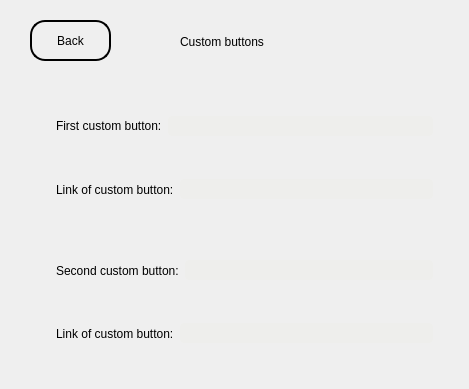
     <widget class="QWidget" name="ButtonsPage">
      <widget class="QLabel" name="ButtonsTitle">
       <property name="geometry">
        <rect>
         <x>180</x>
         <y>30</y>
         <width>141</width>
         <height>23</height>
        </rect>
       </property>
       <property name="styleSheet">
        <string notr="true">background-color: qlineargradient(spread:pad, x1:0, y1:0, x2:1, y2:1, stop:0 rgba(255, 255, 255, 0), stop:1 rgba(255, 255, 255, 0));
font: 14pt &quot;Raleway&quot;;</string>
       </property>
       <property name="text">
        <string>Custom buttons</string>
       </property>
      </widget>
      <widget class="QPushButton" name="ButtonsToMain">
       <property name="geometry">
        <rect>
         <x>30</x>
         <y>20</y>
         <width>81</width>
         <height>41</height>
        </rect>
       </property>
       <property name="cursor">
        <cursorShape>PointingHandCursor</cursorShape>
       </property>
       <property name="styleSheet">
        <string notr="true">background-color: qlineargradient(spread:pad, x1:0, y1:0, x2:1, y2:1, stop:0 rgba(255, 255, 255, 0), stop:1 rgba(255, 255, 255, 0));
border-style: outset;
border-width: 2px;
border-radius: 15px;
border-color:rgb(0, 0, 0) ;
padding: 4px;
color:rgb(0, 0, 0);
font: 9pt &quot;Roboto&quot;;</string>
       </property>
       <property name="text">
        <string>Back</string>
       </property>
       <property name="icon">
        <iconset resource="Resources.qrc">
         <normaloff>:/Arrows/Left arrow.png</normaloff>:/Arrows/Left arrow.png</iconset>
       </property>
       <property name="iconSize">
        <size>
         <width>20</width>
         <height>20</height>
        </size>
       </property>
      </widget>
      <widget class="QFrame" name="ButtonDetails">
       <property name="geometry">
        <rect>
         <x>29</x>
         <y>79</y>
         <width>431</width>
         <height>301</height>
        </rect>
       </property>
       <property name="styleSheet">
        <string notr="true">border:none;
background-color: qlineargradient(spread:pad, x1:0, y1:0, x2:1, y2:1, stop:0 rgba(255, 255, 255, 0), stop:1 rgba(255, 255, 255, 0));</string>
       </property>
       <property name="frameShape">
        <enum>QFrame::StyledPanel</enum>
       </property>
       <property name="frameShadow">
        <enum>QFrame::Raised</enum>
       </property>
       <layout class="QVBoxLayout" name="verticalLayout_5">
        <item>
         <widget class="QFrame" name="FirstButtonFrame">
          <property name="styleSheet">
           <string notr="true">border:None;
background-color: qlineargradient(spread:pad, x1:0, y1:0, x2:1, y2:1, stop:0 rgba(255, 255, 255, 0), stop:1 rgba(255, 255, 255, 0));</string>
          </property>
          <property name="frameShape">
           <enum>QFrame::StyledPanel</enum>
          </property>
          <property name="frameShadow">
           <enum>QFrame::Raised</enum>
          </property>
          <layout class="QVBoxLayout" name="verticalLayout_4">
           <item>
            <widget class="QFrame" name="FirstButton">
             <property name="styleSheet">
              <string notr="true">background-color: qlineargradient(spread:pad, x1:0, y1:0, x2:1, y2:1, stop:0 rgba(255, 255, 255, 0), stop:1 rgba(255, 255, 255, 0));
border:None;</string>
             </property>
             <property name="frameShape">
              <enum>QFrame::StyledPanel</enum>
             </property>
             <property name="frameShadow">
              <enum>QFrame::Raised</enum>
             </property>
             <layout class="QHBoxLayout" name="horizontalLayout_18">
              <item>
               <widget class="QLabel" name="FirstButtonText">
                <property name="styleSheet">
                 <string notr="true">background-color: qlineargradient(spread:pad, x1:0, y1:0, x2:1, y2:1, stop:0 rgba(255, 255, 255, 0), stop:1 rgba(255, 255, 255, 0));
font: 11pt &quot;Roboto&quot;;</string>
                </property>
                <property name="text">
                 <string>First custom button:</string>
                </property>
               </widget>
              </item>
              <item>
               <widget class="QLineEdit" name="FirstButtonTextBox">
                <property name="whatsThis">
                 <string>&lt;html&gt;&lt;head/&gt;&lt;body&gt;&lt;p&gt;Can be empty&lt;/p&gt;&lt;/body&gt;&lt;/html&gt;</string>
                </property>
                <property name="styleSheet">
                 <string notr="true">background-color: rgb(238, 238, 236);
padding:2px;
border-radius:4px;</string>
                </property>
                <property name="text">
                 <string/>
                </property>
               </widget>
              </item>
             </layout>
            </widget>
           </item>
           <item>
            <widget class="QFrame" name="FirstButtonLinkFrame">
             <property name="styleSheet">
              <string notr="true">background-color: qlineargradient(spread:pad, x1:0, y1:0, x2:1, y2:1, stop:0 rgba(255, 255, 255, 0), stop:1 rgba(255, 255, 255, 0));
border:None;</string>
             </property>
             <property name="frameShape">
              <enum>QFrame::StyledPanel</enum>
             </property>
             <property name="frameShadow">
              <enum>QFrame::Raised</enum>
             </property>
             <layout class="QHBoxLayout" name="horizontalLayout_19">
              <item>
               <widget class="QLabel" name="FirstButtonLinkText">
                <property name="styleSheet">
                 <string notr="true">background-color: qlineargradient(spread:pad, x1:0, y1:0, x2:1, y2:1, stop:0 rgba(255, 255, 255, 0), stop:1 rgba(255, 255, 255, 0));
font: 11pt &quot;Roboto&quot;;</string>
                </property>
                <property name="text">
                 <string>Link of custom button:</string>
                </property>
               </widget>
              </item>
              <item>
               <widget class="QLineEdit" name="FirstButtonLinkTextBox">
                <property name="whatsThis">
                 <string>&lt;html&gt;&lt;head/&gt;&lt;body&gt;&lt;p&gt;Can be empty&lt;/p&gt;&lt;/body&gt;&lt;/html&gt;</string>
                </property>
                <property name="styleSheet">
                 <string notr="true">background-color: rgb(238, 238, 236);
padding:2px;
border-radius:4px;</string>
                </property>
                <property name="text">
                 <string/>
                </property>
               </widget>
              </item>
             </layout>
            </widget>
           </item>
          </layout>
         </widget>
        </item>
        <item>
         <widget class="QFrame" name="SecondButtonFrame">
          <property name="styleSheet">
           <string notr="true">border:None;
background-color: qlineargradient(spread:pad, x1:0, y1:0, x2:1, y2:1, stop:0 rgba(255, 255, 255, 0), stop:1 rgba(255, 255, 255, 0));</string>
          </property>
          <property name="frameShape">
           <enum>QFrame::StyledPanel</enum>
          </property>
          <property name="frameShadow">
           <enum>QFrame::Raised</enum>
          </property>
          <layout class="QVBoxLayout" name="verticalLayout_3">
           <item>
            <widget class="QFrame" name="SecondButton">
             <property name="styleSheet">
              <string notr="true">background-color: qlineargradient(spread:pad, x1:0, y1:0, x2:1, y2:1, stop:0 rgba(255, 255, 255, 0), stop:1 rgba(255, 255, 255, 0));
border:None;</string>
             </property>
             <property name="frameShape">
              <enum>QFrame::StyledPanel</enum>
             </property>
             <property name="frameShadow">
              <enum>QFrame::Raised</enum>
             </property>
             <layout class="QHBoxLayout" name="horizontalLayout_15">
              <item>
               <widget class="QLabel" name="SecondButtonText">
                <property name="styleSheet">
                 <string notr="true">background-color: qlineargradient(spread:pad, x1:0, y1:0, x2:1, y2:1, stop:0 rgba(255, 255, 255, 0), stop:1 rgba(255, 255, 255, 0));
font: 11pt &quot;Roboto&quot;;</string>
                </property>
                <property name="text">
                 <string>Second custom button:</string>
                </property>
               </widget>
              </item>
              <item>
               <widget class="QLineEdit" name="SecondButtonTextBox">
                <property name="whatsThis">
                 <string>&lt;html&gt;&lt;head/&gt;&lt;body&gt;&lt;p&gt;Can be empty&lt;/p&gt;&lt;/body&gt;&lt;/html&gt;</string>
                </property>
                <property name="styleSheet">
                 <string notr="true">background-color: rgb(238, 238, 236);
padding:2px;
border-radius:4px;</string>
                </property>
                <property name="text">
                 <string/>
                </property>
               </widget>
              </item>
             </layout>
            </widget>
           </item>
           <item>
            <widget class="QFrame" name="SecondButtonLinkFrame">
             <property name="styleSheet">
              <string notr="true">background-color: qlineargradient(spread:pad, x1:0, y1:0, x2:1, y2:1, stop:0 rgba(255, 255, 255, 0), stop:1 rgba(255, 255, 255, 0));
border:None;</string>
             </property>
             <property name="frameShape">
              <enum>QFrame::StyledPanel</enum>
             </property>
             <property name="frameShadow">
              <enum>QFrame::Raised</enum>
             </property>
             <layout class="QHBoxLayout" name="horizontalLayout_17">
              <item>
               <widget class="QLabel" name="SecondButtonLinkText">
                <property name="styleSheet">
                 <string notr="true">background-color: qlineargradient(spread:pad, x1:0, y1:0, x2:1, y2:1, stop:0 rgba(255, 255, 255, 0), stop:1 rgba(255, 255, 255, 0));
font: 11pt &quot;Roboto&quot;;</string>
                </property>
                <property name="text">
                 <string>Link of custom button:</string>
                </property>
               </widget>
              </item>
              <item>
               <widget class="QLineEdit" name="SecondButtonLinkTextBox">
                <property name="whatsThis">
                 <string>&lt;html&gt;&lt;head/&gt;&lt;body&gt;&lt;p&gt;Can be empty&lt;/p&gt;&lt;/body&gt;&lt;/html&gt;</string>
                </property>
                <property name="styleSheet">
                 <string notr="true">background-color: rgb(238, 238, 236);
padding:2px;
border-radius:4px;</string>
                </property>
                <property name="text">
                 <string/>
                </property>
               </widget>
              </item>
             </layout>
            </widget>
           </item>
          </layout>
         </widget>
        </item>
       </layout>
      </widget>
     </widget>
